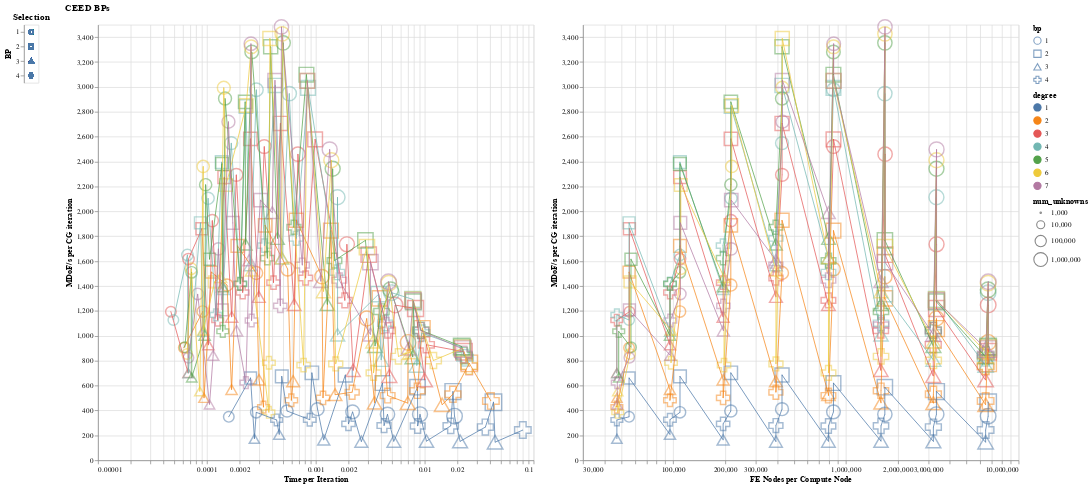

Notebook code cell kept with this figure:
### Code cell
highlight = alt.selection_single(
    on='mouseover',
    fields=['degree', 'time_per_it', 'backend', 'hostname'],
    nearest=True,
    empty='none',
)

bps_select = alt.selection_single(
    fields=['bp'],
)

base = alt.Chart(runs[runs.hostname == "noether"]).encode(
    alt.Y('mdofs:Q', title='MDoF/s per CG iteration'),
    alt.Color('degree:N'),
    alt.Size('num_unknowns', scale=alt.Scale(type='log', domain=(1e3, 1e6))),
    alt.Shape('bp:N'),
    tooltip=('hostname', 'bp', 'num_procs', 'backend', 'num_elem', 'degree', 'num_unknowns', 'file'),
).transform_filter(
    bps_select,
).transform_calculate(
    mdofs='datum.cg_iteration_dps/1e6',
)

points = base.mark_point().encode(
    opacity=alt.condition(highlight, alt.value(1), alt.value(.5)),
).add_selection(
    highlight,
)

lines = base.mark_line().encode(
    size=alt.condition(alt.datum.degree - highlight.degree == 0, alt.value(2), alt.value(1))
)

pane = points + lines

composite = (
    pane.encode(
        alt.X('time_per_it', scale=alt.Scale(type='log'), title='Time per Iteration'),
    ).properties(width=600, height=600) |
    pane.encode(
        alt.X('FE_nodes_per_compute_node', scale=alt.Scale(type='log', domain=(3e4, 1e7), clamp=True), title='FE Nodes per Compute Node'),
    ).properties(width=600, height=600)
)

activator = alt.Chart(runs).mark_point().encode(
    alt.Y('bp', title='BP'),
    alt.Shape('bp')
).add_selection(bps_select).properties(title='Selection')

activator | composite.properties(title='CEED BPs')

### Figure 1 — Vega-Lite specification as saved in the notebook (floating-point values rounded to 4 significant figures; data arrays with more than 128 entries replaced by an {"elided": "..."} marker saying what was removed)
{"config": {"view": {"continuousWidth": 400, "continuousHeight": 300}}, "hconcat": [{"data": {"name": "data-b7dd9d94546b80be951601296965594e"}, "mark": "point", "encoding": {"shape": {"field": "bp", "type": "nominal"}, "y": {"field": "bp", "title": "BP", "type": "nominal"}}, "selection": {"selector004": {"type": "single", "fields": ["bp"]}}, "title": "Selection"}, {"hconcat": [{"layer": [{"mark": "point", "encoding": {"color": {"field": "degree", "type": "nominal"}, "opacity": {"condition": {"value": 1, "selection": "selector003"}, "value": 0.5}, "shape": {"field": "bp", "type": "nominal"}, "size": {"field": "num_unknowns", "scale": {"domain": [1000.0, 1000000.0], "type": "log"}, "type": "quantitative"}, "tooltip": [{"field": "hostname", "type": "nominal"}, {"field": "bp", "type": "nominal"}, {"field": "num_procs", "type": "quantitative"}, {"field": "backend", "type": "nominal"}, {"field": "num_elem", "type": "quantitative"}, {"field": "degree", "type": "quantitative"}, {"field": "num_unknowns", "type": "quantitative"}, {"field": "file", "type": "nominal"}], "y": {"field": "mdofs", "title": "MDoF/s per CG iteration", "type": "quantitative"}}, "selection": {"selector003": {"type": "single", "on": "mouseover", "fields": ["degree", "time_per_it", "backend", "hostname"], "nearest": true, "empty": "none"}}, "transform": [{"filter": {"selection": "selector004"}}, {"calculate": "datum.cg_iteration_dps/1e6", "as": "mdofs"}]}, {"mark": "line", "encoding": {"color": {"field": "degree", "type": "nominal"}, "shape": {"field": "bp", "type": "nominal"}, "size": {"condition": {"value": 2, "test": "((datum.degree - selector003.degree) === 0)"}, "value": 1}, "tooltip": [{"field": "hostname", "type": "nominal"}, {"field": "bp", "type": "nominal"}, {"field": "num_procs", "type": "quantitative"}, {"field": "backend", "type": "nominal"}, {"field": "num_elem", "type": "quantitative"}, {"field": "degree", "type": "quantitative"}, {"field": "num_unknowns", "type": "quantitative"}, {"field": "file", "type": "nominal"}], "y": {"field": "mdofs", "title": "MDoF/s per CG iteration", "type": "quantitative"}}, "transform": [{"filter": {"selection": "selector004"}}, {"calculate": "datum.cg_iteration_dps/1e6", "as": "mdofs"}]}], "encoding": {"x": {"field": "time_per_it", "scale": {"type": "log"}, "title": "Time per Iteration", "type": "quantitative"}}, "height": 600, "width": 600}, {"layer": [{"mark": "point", "encoding": {"color": {"field": "degree", "type": "nominal"}, "opacity": {"condition": {"value": 1, "selection": "selector003"}, "value": 0.5}, "shape": {"field": "bp", "type": "nominal"}, "size": {"field": "num_unknowns", "scale": {"domain": [1000.0, 1000000.0], "type": "log"}, "type": "quantitative"}, "tooltip": [{"field": "hostname", "type": "nominal"}, {"field": "bp", "type": "nominal"}, {"field": "num_procs", "type": "quantitative"}, {"field": "backend", "type": "nominal"}, {"field": "num_elem", "type": "quantitative"}, {"field": "degree", "type": "quantitative"}, {"field": "num_unknowns", "type": "quantitative"}, {"field": "file", "type": "nominal"}], "y": {"field": "mdofs", "title": "MDoF/s per CG iteration", "type": "quantitative"}}, "selection": {"selector003": {"type": "single", "on": "mouseover", "fields": ["degree", "time_per_it", "backend", "hostname"], "nearest": true, "empty": "none"}}, "transform": [{"filter": {"selection": "selector004"}}, {"calculate": "datum.cg_iteration_dps/1e6", "as": "mdofs"}]}, {"mark": "line", "encoding": {"color": {"field": "degree", "type": "nominal"}, "shape": {"field": "bp", "type": "nominal"}, "size": {"condition": {"value": 2, "test": "((datum.degree - selector003.degree) === 0)"}, "value": 1}, "tooltip": [{"field": "hostname", "type": "nominal"}, {"field": "bp", "type": "nominal"}, {"field": "num_procs", "type": "quantitative"}, {"field": "backend", "type": "nominal"}, {"field": "num_elem", "type": "quantitative"}, {"field": "degree", "type": "quantitative"}, {"field": "num_unknowns", "type": "quantitative"}, {"field": "file", "type": "nominal"}], "y": {"field": "mdofs", "title": "MDoF/s per CG iteration", "type": "quantitative"}}, "transform": [{"filter": {"selection": "selector004"}}, {"calculate": "datum.cg_iteration_dps/1e6", "as": "mdofs"}]}], "encoding": {"x": {"field": "FE_nodes_per_compute_node", "scale": {"clamp": true, "domain": [30000.0, 10000000.0], "type": "log"}, "title": "FE Nodes per Compute Node", "type": "quantitative"}}, "height": 600, "width": 600}], "data": {"name": "data-04275a7ccc744098f1a7e66e4992e39a"}, "title": "CEED BPs"}], "$schema": "https://vega.github.io/schema/vega-lite/v4.17.0.json", "datasets": {"data-b7dd9d94546b80be951601296965594e": {"elided": "928 records"}, "data-04275a7ccc744098f1a7e66e4992e39a": {"elided": "224 records"}}}
